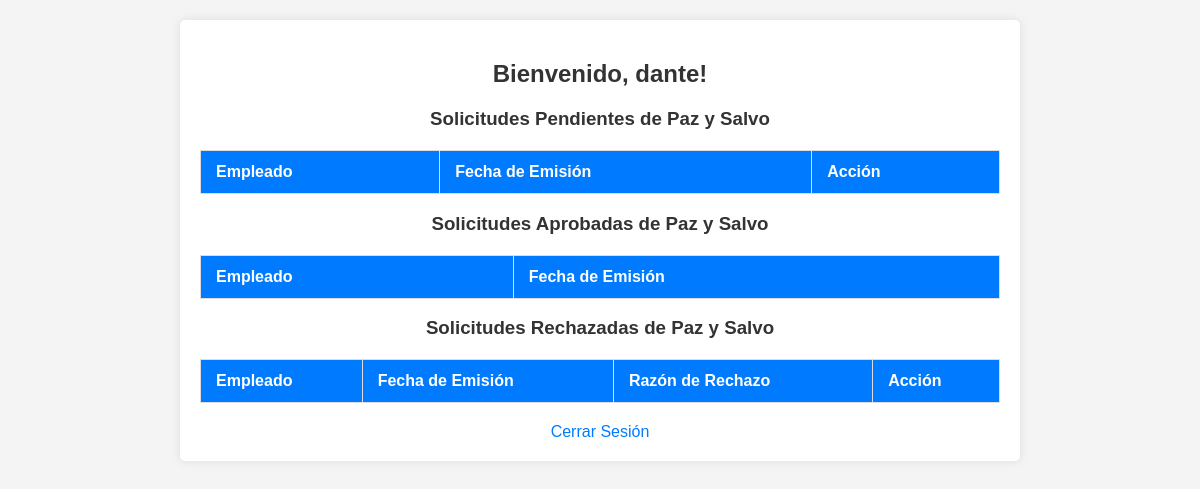
Page /vistas/recursos_humanos/recurso_humano.php (signed in) on the earlier database version.
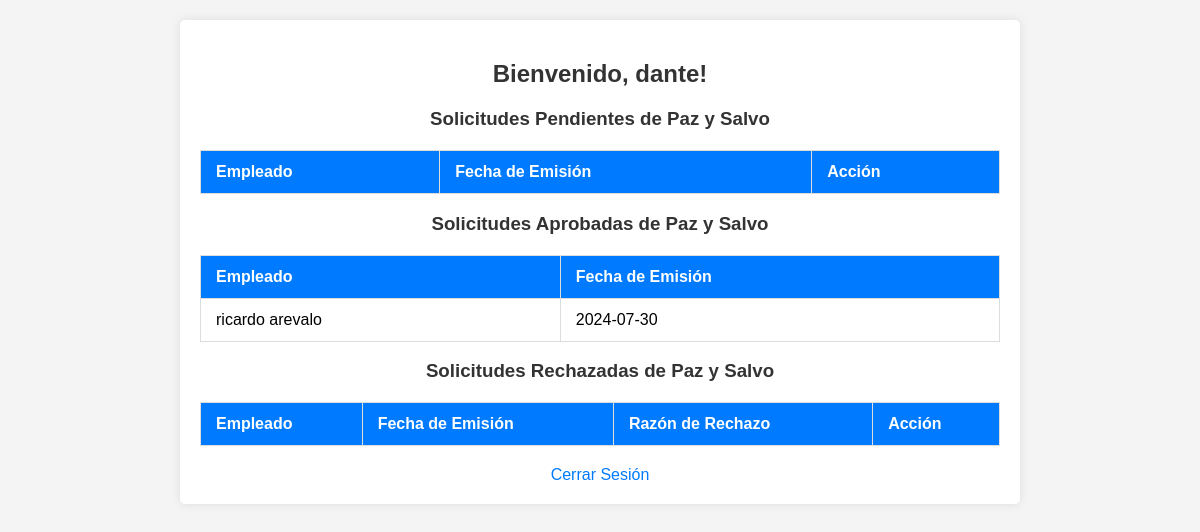
Same page on the later database version.
### tables this page shows
CREATE TABLE `registro_paz_salvo` (
  `ID` int(11) NOT NULL,
  `Usuario_Empleado_ID` int(11) DEFAULT NULL,
  `Fecha_Emision` date DEFAULT NULL,
  `Detalles` text DEFAULT NULL,
  `Estado` varchar(50) DEFAULT NULL,
  `Razon_Rechazo` text DEFAULT NULL,
  `Fecha_Actualizacion` timestamp NULL DEFAULT current_timestamp()
);

CREATE TABLE `usuarios_empleados` (
  `ID` int(11) NOT NULL,
  `Nombre` varchar(255) NOT NULL,
  `Apellido` varchar(255) NOT NULL,
  `DocumentoIdentidad` varchar(255) NOT NULL,
  `Departamento_ID` int(11) DEFAULT NULL,
  `NombreUsuario` varchar(255) NOT NULL,
  `Contrasena` varchar(255) NOT NULL,
  `Rol` enum('empleado','administrador','recursos_humanos') DEFAULT 'empleado',
  `TipoDocumento_ID` int(11) NOT NULL,
  `CorreoElectronico` varchar(255) NOT NULL,
  `FechaContratacion` date DEFAULT NULL,
  `FechaRetiro` date DEFAULT NULL,
  `FotoPerfil` varchar(255) DEFAULT NULL
);

### vistas/recursos_humanos/recurso_humano.php (the view, shortened to what this page needs)
<?php
$servername = "localhost";
$username = "root";
$password = "";
$dbname = "pazysalvo_db";
$conn = new mysqli($servername, $username, $password, $dbname);
$sql_aprobados = "SELECT r.*, u.Nombre, u.Apellido
                  FROM registro_paz_salvo r
                  INNER JOIN usuarios_empleados u ON r.Usuario_Empleado_ID = u.ID
                  WHERE r.Estado = 'Aprobado'";
$result_aprobados = $conn->query($sql_aprobados);
?>
<!DOCTYPE html>
<html lang="es">
<head>
    <link rel="stylesheet" href="recurso_humano.css">
</head>
<body>
    <div class="container">
        <h2>Bienvenido, <?php echo isset($_SESSION['username']) ? htmlspecialchars($_SESSION['username']) : ''; ?>!</h2>
        <h3>Solicitudes Pendientes de Paz y Salvo</h3>
        <table>
            <thead>
                <tr>
                    <th>Empleado</th>
                    <th>Fecha de Emisión</th>
                    <th>Acción</th>
                </tr>
            </thead>
        </table>
        <h3>Solicitudes Aprobadas de Paz y Salvo</h3>
        <table>
            <thead>
                <tr>
                    <th>Empleado</th>
                    <th>Fecha de Emisión</th>
                </tr>
            </thead>
            <tbody>
                <?php
                while ($row = $result_aprobados->fetch_assoc()) {
                    echo "<tr>";
                    echo "<td>{$row['Nombre']} {$row['Apellido']}</td>";
                    echo "<td>{$row['Fecha_Emision']}</td>";
                    echo "</tr>";
                }
                ?>
            </tbody>
        </table>
        <h3>Solicitudes Rechazadas de Paz y Salvo</h3>
        <table>
            <thead>
                <tr>
                    <th>Empleado</th>
                    <th>Fecha de Emisión</th>
                    <th>Razón de Rechazo</th>
                    <th>Acción</th>
                </tr>
            </thead>
        </table>
        <a href="../login/logout.php">Cerrar Sesión</a>
    </div>
</body>
</html>

### vistas/recursos_humanos/recurso_humano.css (style rules this page uses)
body { font-family: Arial, sans-serif; background-color: #f4f4f4; margin: 0; padding: 0; }
.container { max-width: 800px; margin: 20px auto; padding: 20px; background-color: #fff; border-radius: 5px; box-shadow: 0 0 10px rgba(0, 0, 0, 0.1); }
h2, h3 { text-align: center; color: #333; }
table { width: 100%; border-collapse: collapse; margin-top: 20px; }
table, th, td { border: 1px solid #ddd; }
th, td { padding: 12px 15px; text-align: left; }
th { background-color: #007bff; color: #fff; }
a { display: block; text-align: center; margin-top: 20px; text-decoration: none; color: #007bff; }

Differences in the rows shown:
added registro_paz_salvo: Usuario_Empleado_ID.Nombre "ricardo", Usuario_Empleado_ID.Apellido "arevalo", Fecha_Emision "2024-07-30"
